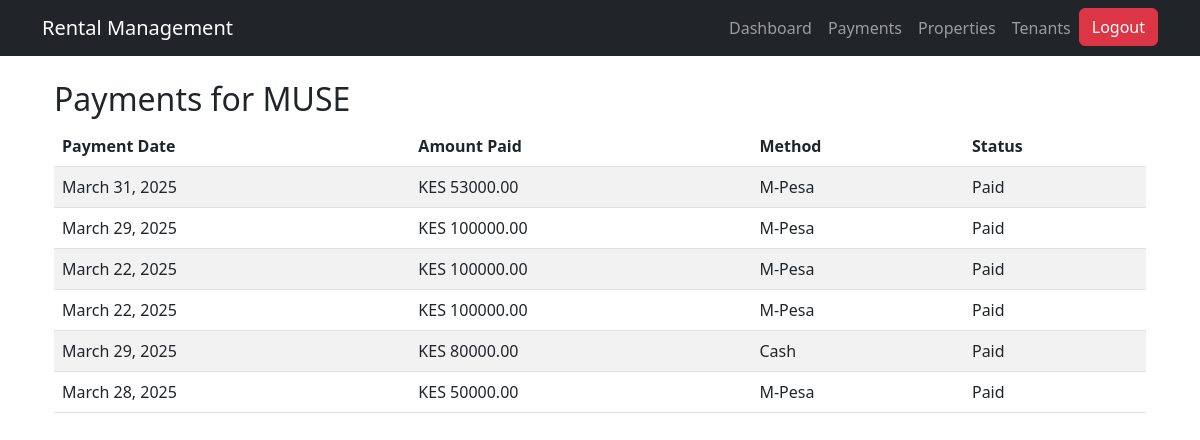
Screenshot of /payments/tenant/1/ with the database file from the repository.
### users/models.py (models this page shows, shortened)
class Tenant(models.Model):
    name = models.CharField(max_length=255)
    email = models.EmailField(unique=True)
    phone = models.CharField(max_length=20)
    property_address = models.CharField(max_length=255)
    move_in_date = models.DateField()
    rent_amount = models.DecimalField(max_digits=10, decimal_places=2)
    id_document = models.FileField(upload_to='tenant_documents/', blank=True, null=True)

class Payment(models.Model):
    tenant = models.ForeignKey(Tenant, on_delete=models.CASCADE)  # ✅ Fixed here
    payment_date = models.DateField()
    amount_paid = models.DecimalField(max_digits=10, decimal_places=2)
    PAYMENT_METHODS = [
        ('M-Pesa', 'M-Pesa'),
        ('Bank', 'Bank Transfer'),
        ('Cash', 'Cash'),
    ]
    payment_method = models.CharField(max_length=10, choices=PAYMENT_METHODS)
    STATUS_CHOICES = [
        ('Paid', 'Paid'),
        ('Pending', 'Pending'),
        ('Overdue', 'Overdue'),
    ]
    status = models.CharField(max_length=10, choices=STATUS_CHOICES, default='Pending')

### users/views.py (the view)
# urls.py: path('payments/tenant/<int:tenant_id>/', tenant_payments, name='tenant_payments'),  # View payments for a specific tenant
def tenant_payments(request, tenant_id):
    tenant = get_object_or_404(Tenant, id=tenant_id)
    payments = Payment.objects.filter(tenant=tenant)  # Get payments for this tenant
    return render(request, 'users/tenant_payments.html', {'payments': payments, 'tenant': tenant})

### users/templates/users/tenant_payments.html
{% extends "users/base.html" %}
{% block content %}
<div class="container">
    <h2>Payments for {{ tenant.name }}</h2>
    <table class="table table-striped">
        <thead>
            <tr>
                <th>Payment Date</th>
                <th>Amount Paid</th>
                <th>Method</th>
                <th>Status</th>
            </tr>
        </thead>
        <tbody>
            {% for payment in payments %}
            <tr>
                <td>{{ payment.payment_date }}</td>
                <td>KES {{ payment.amount_paid }}</td>
                <td>{{ payment.payment_method }}</td>
                <td>{{ payment.status }}</td>
            </tr>
            {% empty %}
            <tr>
                <td colspan="4" class="text-center">No payments found.</td>
            </tr>
            {% endfor %}
        </tbody>
    </table>
</div>
{% endblock %}

### rows the page displays
Tenant: name "MUSE"
Payment: payment_date "March 31, 2025", amount_paid "53000.00", payment_method "M-Pesa", status "Paid"
Payment: payment_date "March 29, 2025", amount_paid "100000.00", payment_method "M-Pesa", status "Paid"
Payment: payment_date "March 22, 2025", amount_paid "100000.00", payment_method "M-Pesa", status "Paid"
Payment: payment_date "March 22, 2025", amount_paid "100000.00", payment_method "M-Pesa", status "Paid"
Payment: payment_date "March 29, 2025", amount_paid "80000.00", payment_method "Cash", status "Paid"
Payment: payment_date "March 28, 2025", amount_paid "50000.00", payment_method "M-Pesa", status "Paid"
